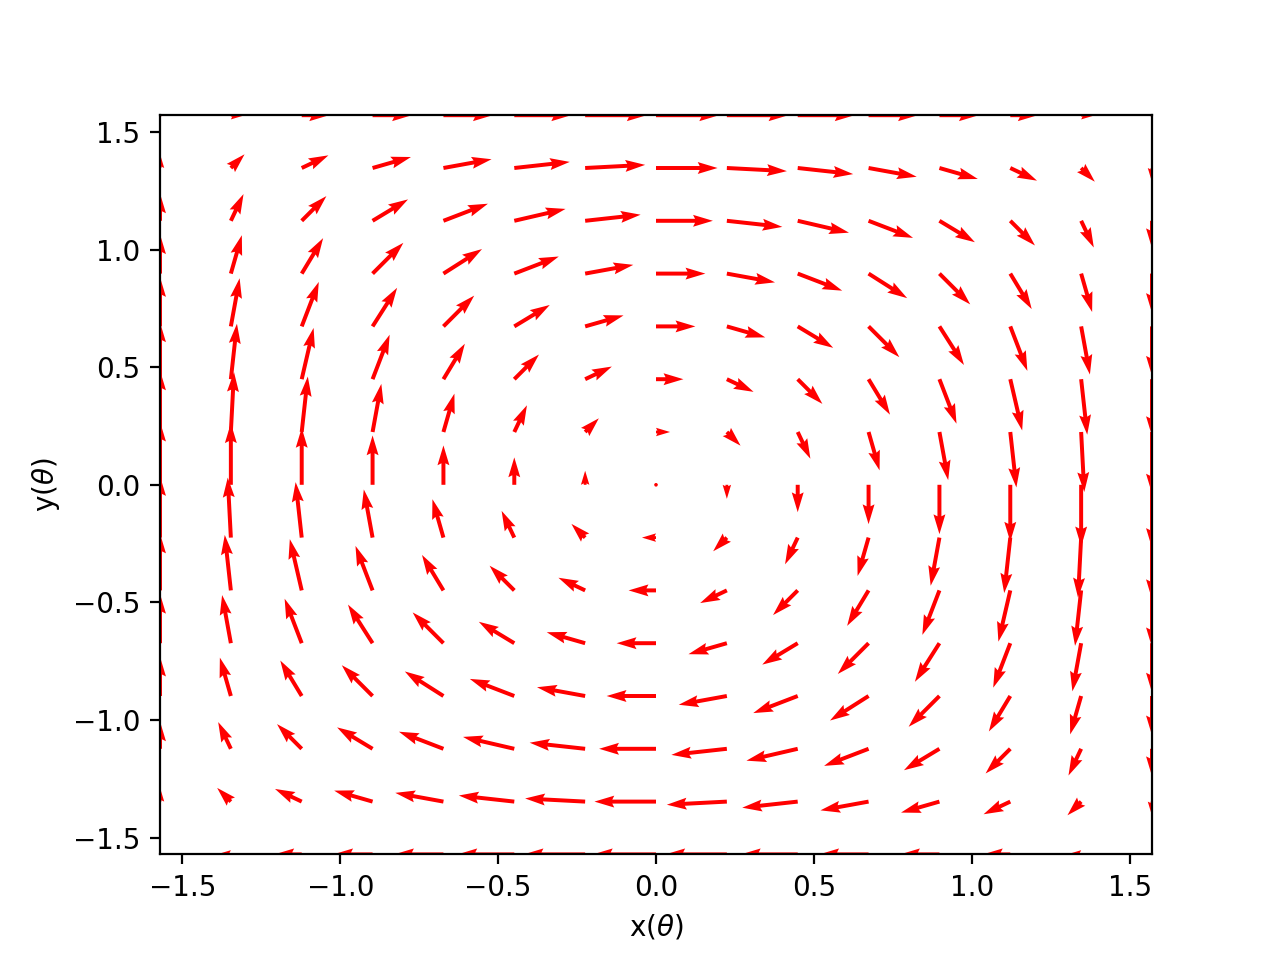

This figure's Python source:
# Oppgave 4b
# Skal bruke velfield-program til å plotte hastighetsvektorer

from velfield import velfield
import numpy as np
import matplotlib.pyplot as plt

# Lager arrayene
x,y,vx, vy = velfield(15)

# plotter vektorplot av hastighetsfelt
plt.quiver(x,y,vx,vy,scale = 5, units = 'x', color = 'r')
plt.axis([-0.5*np.pi,0.5*np.pi,-0.5*np.pi,0.5*np.pi])
plt.xlabel(r'x($\theta$)')
plt.ylabel(r'y($\theta$)')
plt.show()
